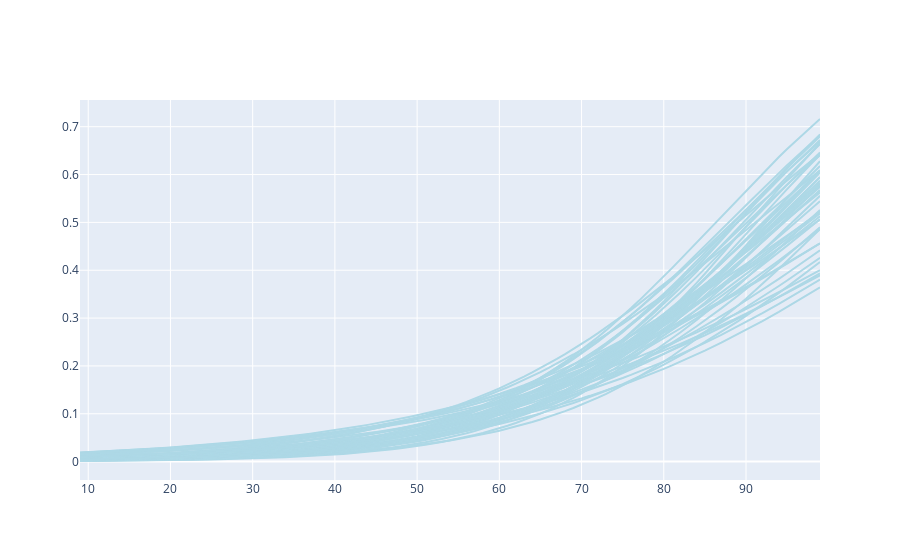

Notebook code cell kept with this figure:
### Markdown cell above
From book:

- $\beta_0 ~ in ~ range ~ [-5.0879...-4.1345]$
- $\beta_1 ~ in ~ range ~ [0.04147...0.05487]$

### Code cell
n_samples = 50
sample_betas = pd.DataFrame(mcmc.get_samples(n_samples))[['beta_0', 'beta_1']].values
x = np.sort(np.unique(x_data.numpy()))

fig = go.Figure()
for b0, b1 in sample_betas:
    logits = b0 + b1*x
    odds   = np.exp(logits)
    pi     = odds / (1+odds)
    fig.add_trace(
        go.Scatter(x=x, y=pi, marker_color='lightblue')
    )
fig.update_layout(showlegend=False)
fig
